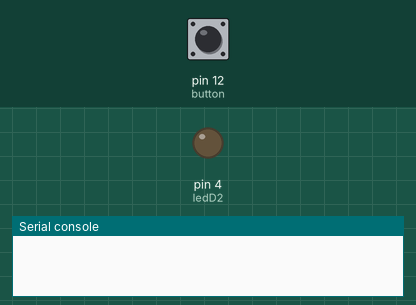
A program run on a simulated MicroPython board. Parts: output pins drawn as LEDs (lit = HIGH), the last lines printed to the serial console. The test bench sets the inputs (shaded band); at power-on: pin 12 (button) HIGH.

Above: at 1.2 s.
1.3 s: pin 12 (button) pulled LOW for 0.15 s
At 1.38 s:
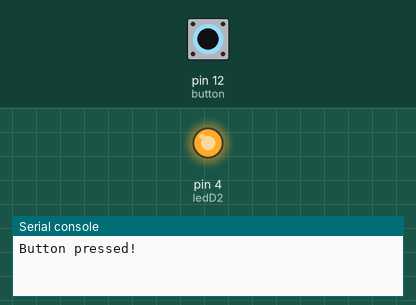
2.9 s: pin 12 (button) pulled LOW for 3.2 s
At 7.0 s:
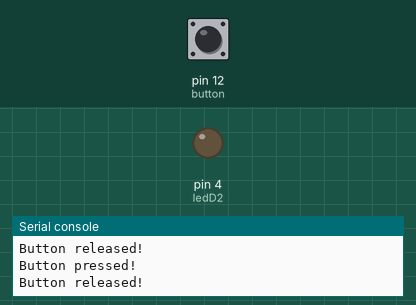
Timing chart, 0 to 8.5 s (numbered marks = the images above; inputs shaded):
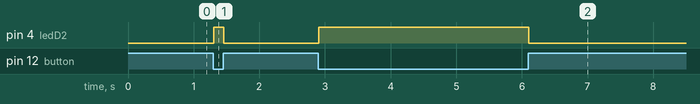

Measured:
- after the input at 1.3 s, pin 4 (ledD2): LOW → HIGH at once, → LOW 0.15 s later
- after the input at 2.9 s, pin 4 (ledD2): LOW → HIGH at once, → LOW 3.2 s later

The program:

button.py
```python
import machine
import time

ledD2 = machine.Pin(4, machine.Pin.OUT)
button = machine.Pin(12, machine.Pin.IN, machine.Pin.PULL_UP)
while True:
    first = button.value()
    time.sleep(0.01)
    second = button.value()
    if first and not second:
        print('Button pressed!')
        ledD2.high()
    elif not first and second:
        print('Button released!')
        ledD2.low()
```
